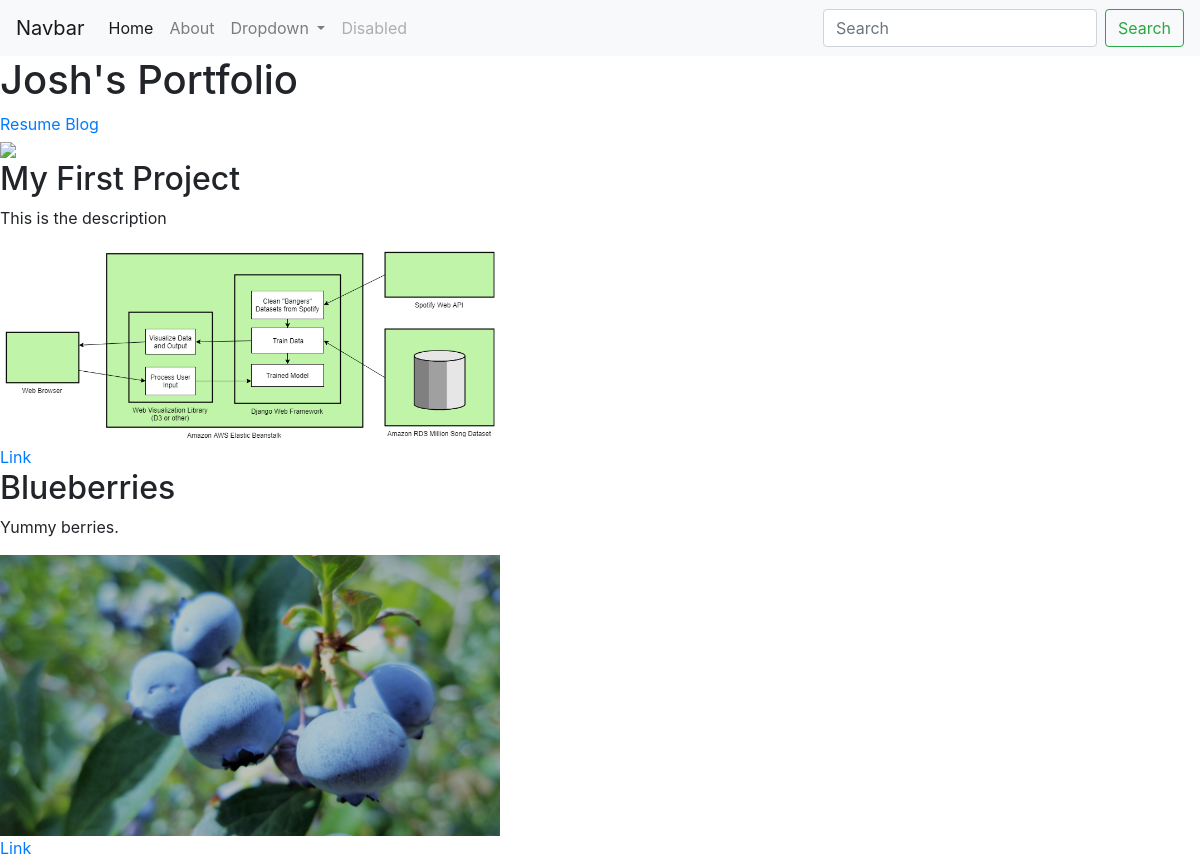
The page / on the database its author committed.
### portfolio/models.py (models this page shows, shortened)
class Project(models.Model):
    title = models.CharField(max_length=100)
    description = models.CharField(max_length=250)
    image = models.ImageField(upload_to='portfolio/images/')  # you can upload these photos to a location
    url = models.URLField(blank=True)  # can add blank as a property to anything

### portfolio/views.py (the view)
# urls.py: 2. Add a URL to urlpatterns:  path('', views.home, name='home')
def home(request):
    projects = Project.objects.all()  # Grab all project objects from DB
    return render(request, 'portfolio/home.html', {'projects': projects})

### portfolio/templates/portfolio/home.html
{% extends 'portfolio/base.html' %}
{% block content %}
<h1>Josh's Portfolio</h1>
{% load static %}
<a href="{% static 'portfolio/resume.pdf' %}">Resume</a>
<a href="{% url 'blog:all_blogs' %}">Blog</a>
<br>
<img style="max-width:500px;max-height:500px;"
     src="{% static 'portfolio/bros.jpg' %}">
{% for project in projects %}
<h2>{{ project.title }}</h2>
<p>{{ project.description }}</p>
<img style="max-width:500px;max-height:500px;" src="{{ project.image.url }}">
{% if project.url %}
<br>
<a href="{{ project.url }}">Link</a>
{% endif %}
{% endfor %}
{% endblock %}

### rows shown on the page
Project: title "My First Project", description "This is the description", image (picture)
Project: title "Blueberries", description "Yummy berries.", image (picture)
